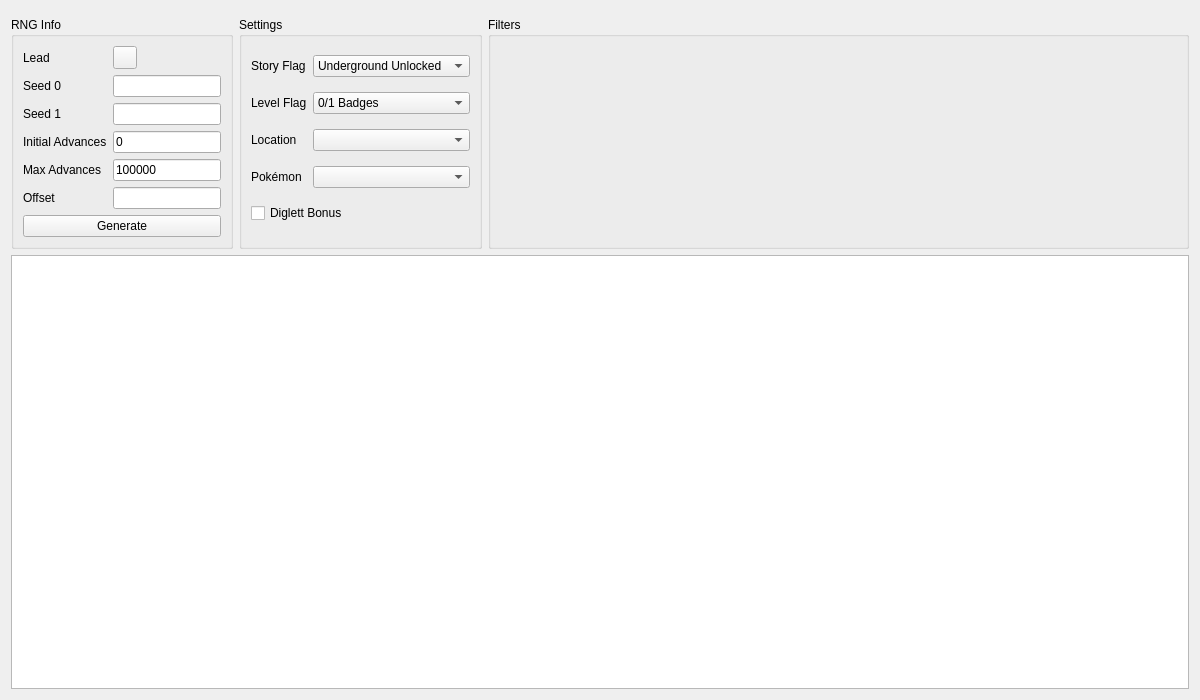
<?xml version="1.0" encoding="UTF-8"?>
<ui version="4.0">
 <class>Underground</class>
 <widget class="QWidget" name="Underground">
  <property name="geometry">
   <rect>
    <x>0</x>
    <y>0</y>
    <width>1200</width>
    <height>700</height>
   </rect>
  </property>
  <property name="windowTitle">
   <string>Underground</string>
  </property>
  <layout class="QGridLayout" name="gridLayout">
   <item row="0" column="0" colspan="3">
    <widget class="ProfileDisplay8" name="profileDisplay" native="true"/>
   </item>
   <item row="1" column="0">
    <widget class="QGroupBox" name="groupBoxRNGInfo">
     <property name="title">
      <string>RNG Info</string>
     </property>
     <layout class="QGridLayout" name="gridLayout_1">
      <item row="0" column="0">
       <widget class="QLabel" name="labelLead">
        <property name="text">
         <string>Lead</string>
        </property>
       </widget>
      </item>
      <item row="0" column="1">
       <widget class="ComboMenu" name="comboMenuLead"/>
      </item>
      <item row="1" column="0">
       <widget class="QLabel" name="labelSeed0">
        <property name="text">
         <string>Seed 0</string>
        </property>
       </widget>
      </item>
      <item row="1" column="1">
       <widget class="TextBox" name="textBoxSeed0"/>
      </item>
      <item row="2" column="0">
       <widget class="QLabel" name="labelSeed1">
        <property name="text">
         <string>Seed 1</string>
        </property>
       </widget>
      </item>
      <item row="2" column="1">
       <widget class="TextBox" name="textBoxSeed1"/>
      </item>
      <item row="3" column="0">
       <widget class="QLabel" name="labelInitialAdvances">
        <property name="text">
         <string>Initial Advances</string>
        </property>
       </widget>
      </item>
      <item row="3" column="1">
       <widget class="TextBox" name="textBoxInitialAdvances">
        <property name="text">
         <string notr="true">0</string>
        </property>
       </widget>
      </item>
      <item row="4" column="0">
       <widget class="QLabel" name="labelMaxAdvances">
        <property name="text">
         <string>Max Advances</string>
        </property>
       </widget>
      </item>
      <item row="4" column="1">
       <widget class="TextBox" name="textBoxMaxAdvances">
        <property name="text">
         <string notr="true">100000</string>
        </property>
       </widget>
      </item>
      <item row="5" column="0">
       <widget class="QLabel" name="labelOffset">
        <property name="text">
         <string>Offset</string>
        </property>
       </widget>
      </item>
      <item row="5" column="1">
       <widget class="TextBox" name="textBoxOffset"/>
      </item>
      <item row="6" column="0" colspan="2">
       <widget class="QPushButton" name="pushButtonGenerate">
        <property name="text">
         <string>Generate</string>
        </property>
       </widget>
      </item>
     </layout>
    </widget>
   </item>
   <item row="1" column="1">
    <widget class="QGroupBox" name="groupBoxSettings">
     <property name="title">
      <string>Settings</string>
     </property>
     <layout class="QGridLayout" name="gridLayout_2">
      <item row="0" column="0">
       <widget class="QLabel" name="labelStoryFlag">
        <property name="text">
         <string>Story Flag</string>
        </property>
       </widget>
      </item>
      <item row="0" column="1">
       <widget class="QComboBox" name="comboBoxStoryFlag">
        <item>
         <property name="text">
          <string>Underground Unlocked</string>
         </property>
        </item>
        <item>
         <property name="text">
          <string>Strength Obtained</string>
         </property>
        </item>
        <item>
         <property name="text">
          <string>Defog Obtained</string>
         </property>
        </item>
        <item>
         <property name="text">
          <string>7 Badges</string>
         </property>
        </item>
        <item>
         <property name="text">
          <string>Waterfall Obtained</string>
         </property>
        </item>
        <item>
         <property name="text">
          <string>National Dex</string>
         </property>
        </item>
       </widget>
      </item>
      <item row="1" column="0">
       <widget class="QLabel" name="labelLevelFlag">
        <property name="text">
         <string>Level Flag</string>
        </property>
       </widget>
      </item>
      <item row="1" column="1">
       <widget class="QComboBox" name="comboBoxLevelFlag">
        <item>
         <property name="text">
          <string>0/1 Badges</string>
         </property>
        </item>
        <item>
         <property name="text">
          <string>2 Badges</string>
         </property>
        </item>
        <item>
         <property name="text">
          <string>3 Badges</string>
         </property>
        </item>
        <item>
         <property name="text">
          <string>4 Badges</string>
         </property>
        </item>
        <item>
         <property name="text">
          <string>5 Badges</string>
         </property>
        </item>
        <item>
         <property name="text">
          <string>6 Badges</string>
         </property>
        </item>
        <item>
         <property name="text">
          <string>7 Badges</string>
         </property>
        </item>
        <item>
         <property name="text">
          <string>8 Badges</string>
         </property>
        </item>
        <item>
         <property name="text">
          <string>National Dex</string>
         </property>
        </item>
       </widget>
      </item>
      <item row="2" column="0">
       <widget class="QLabel" name="labelLocation">
        <property name="text">
         <string>Location</string>
        </property>
       </widget>
      </item>
      <item row="2" column="1">
       <widget class="ComboBoxProxy" name="comboBoxLocation"/>
      </item>
      <item row="3" column="0">
       <widget class="QLabel" name="labelPokemon">
        <property name="text">
         <string>Pokémon</string>
        </property>
       </widget>
      </item>
      <item row="3" column="1">
       <widget class="CheckList" name="checkListPokemon"/>
      </item>
      <item row="4" column="0" colspan="2">
       <widget class="QCheckBox" name="checkBoxDiglett">
        <property name="text">
         <string>Diglett Bonus</string>
        </property>
       </widget>
      </item>
     </layout>
    </widget>
   </item>
   <item row="1" column="2">
    <widget class="QGroupBox" name="groupBoxFilters">
     <property name="sizePolicy">
      <sizepolicy hsizetype="Preferred" vsizetype="Preferred">
       <horstretch>1</horstretch>
       <verstretch>0</verstretch>
      </sizepolicy>
     </property>
     <property name="title">
      <string>Filters</string>
     </property>
     <layout class="QGridLayout" name="gridLayout_3">
      <item row="0" column="0" rowspan="2">
       <widget class="Filter" name="filter" native="true"/>
      </item>
     </layout>
    </widget>
   </item>
   <item row="2" column="0" colspan="3">
    <widget class="TableView" name="tableView"/>
   </item>
  </layout>
 </widget>
 <customwidgets>
  <customwidget>
   <class>TextBox</class>
   <extends>QLineEdit</extends>
   <header>Form/Controls/TextBox.hpp</header>
  </customwidget>
  <customwidget>
   <class>TableView</class>
   <extends>QTableView</extends>
   <header>Form/Controls/TableView.hpp</header>
  </customwidget>
  <customwidget>
   <class>Filter</class>
   <extends>QWidget</extends>
   <header>Form/Controls/Filter.hpp</header>
   <container>1</container>
  </customwidget>
  <customwidget>
   <class>ProfileDisplay8</class>
   <extends>QWidget</extends>
   <header>Form/Gen8/Profile/ProfileDisplay8.hpp</header>
   <container>1</container>
  </customwidget>
  <customwidget>
   <class>ComboBoxProxy</class>
   <extends>QComboBox</extends>
   <header>Form/Controls/ComboBoxProxy.hpp</header>
  </customwidget>
  <customwidget>
   <class>ComboMenu</class>
   <extends>QToolButton</extends>
   <header>Form/Controls/ComboMenu.hpp</header>
  </customwidget>
  <customwidget>
   <class>CheckList</class>
   <extends>QComboBox</extends>
   <header>Form/Controls/CheckList.hpp</header>
  </customwidget>
 </customwidgets>
 <tabstops>
  <tabstop>comboMenuLead</tabstop>
  <tabstop>textBoxSeed0</tabstop>
  <tabstop>textBoxSeed1</tabstop>
  <tabstop>textBoxInitialAdvances</tabstop>
  <tabstop>textBoxMaxAdvances</tabstop>
  <tabstop>textBoxOffset</tabstop>
  <tabstop>pushButtonGenerate</tabstop>
  <tabstop>comboBoxStoryFlag</tabstop>
  <tabstop>comboBoxLevelFlag</tabstop>
  <tabstop>comboBoxLocation</tabstop>
  <tabstop>checkListPokemon</tabstop>
  <tabstop>checkBoxDiglett</tabstop>
  <tabstop>tableView</tabstop>
 </tabstops>
 <resources/>
 <connections/>
</ui>
